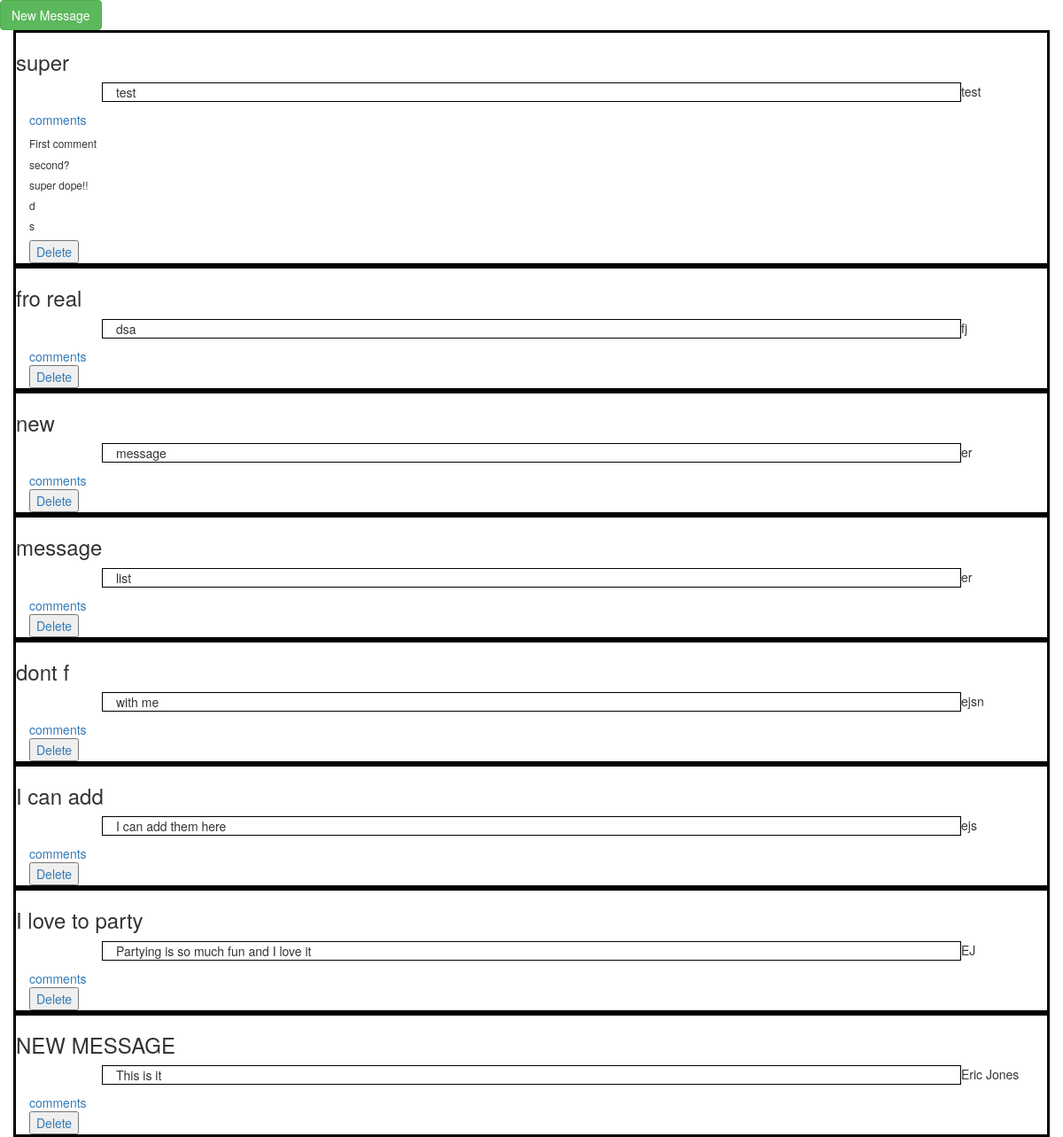
Page /message_list/ on the committed database.
### main/models.py (models this page shows, shortened)
class Message(models.Model):
	title = models.CharField(max_length=25)
	message_maker = models.CharField(verbose_name="your name", max_length=25)
	message = models.TextField()

class Comment(models.Model):
	comment_maker = models.CharField(verbose_name="your name", max_length=25)
	comment = models.TextField()
	message = models.ForeignKey(Message)
	def __unicode__(self):
		return self.comment

### main/views.py (the view)
# urls.py: url(r'^message_list/', MessageListView.as_view()),
class MessageListView(ListView):
    model = Message
    template_name = "message_list.html"

### main/templates/message_list.html
{% extends "base.html" %}
{% block body %}
<a href="/message_create/"><button class='btn btn-success'>New Message</button></a>
<div class='container'>
	{% for message in object_list reversed %}
	<div class='row' style="border:3px solid #000000">
		<h3>{{message.title}}</h3>
		{{message.message_maker}}
		<p class='col-xs-10 col-xs-offset-1' style="border:1px solid #000000">{{message.message}}</p>
		<div class='col-xs-12 '>
			<a href='/comments/{{message.id}}'>comments</a>
			<br>
			{%for comment in message.comment_set.all %}
				<h6>{{comment}}</h6>
			{%endfor%}
			<a href='/delete_message/{{message.id}}/'><button>Delete</button></a>
		</div>
	</div>
	{% endfor %}
</div>
{% endblock %}

### main/templates/base.html (shortened to what this page needs)
{% load staticfiles %}
<!DOCTYPE html>
<html>
<head>
<link rel="stylesheet" type="text/css" href='{% static "css/bootstrap.min.css" %}'>
</head>
    <body>
{%block body%}
{%endblock body%}
    </body>
</html>

### rows in the picture
Message: title "super", message_maker "test", message "test"
Comment: comment "First comment"
Comment: comment "second?"
Comment: comment "super dope!!"
Comment: comment "d"
Comment: comment "s"
Message: title "fro real", message_maker "fj", message "dsa"
Message: title "new", message_maker "er", message "message"
Message: title "message", message_maker "er", message "list"
Message: title "dont f", message_maker "ejsn", message "with me"
Message: title "I can add", message_maker "ejs", message "I can add them here"
Message: title "I love to party", message_maker "EJ", message "Partying is so much fun and I love it"
Message: title "NEW MESSAGE", message_maker "Eric Jones", message "This is it"
